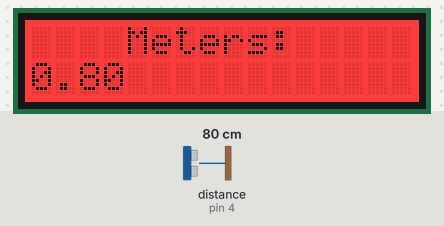
This sketch was run on a simulated Arduino Uno, built with avr-gcc and run on an emulated ATmega328P. Shown: 16×2 character LCD. Wiring (inferred from the names in the program): ultrasonic range finder: trigger pin 3; echo pin 4. Inputs (shaded band) come from the test bench; at power-on: distance to the obstacle (sensor on pin 4) 80 cm. The echo pulse lasts 58.3 µs per cm; what the sketch prints to the serial monitor is not drawn.

Above: at 1.2 s.
1.3 s: distance to the obstacle (sensor on pin 4) set to 120 cm
At 2.9 s:
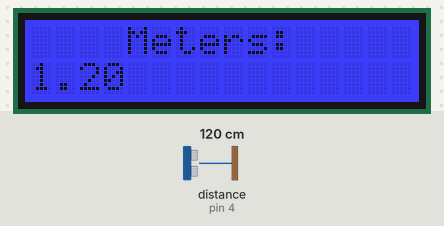
5.0 s: distance to the obstacle (sensor on pin 4) set to 250 cm
At 6.2 s:
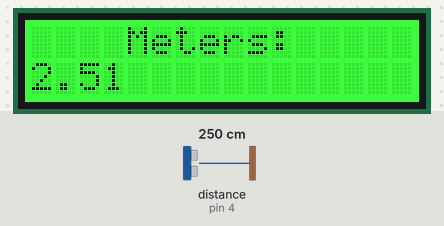
8.2 s: distance to the obstacle (sensor on pin 4) set to 2 cm
At 9.8 s:
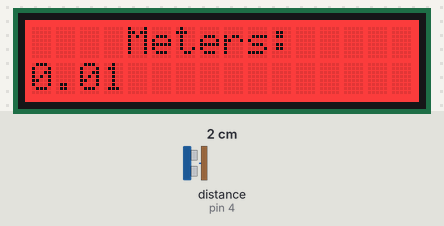
Timing chart, 0 to 11.3 s (numbered marks = the images above; inputs shaded):
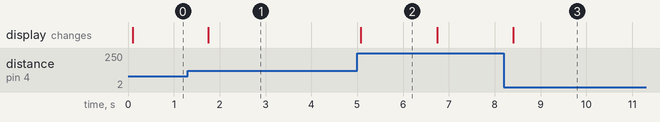

Measured:
- after the input at 1.3 s, the display: changes after 0.45 s (image 1)
- after the input at 5.0 s, the display: changes after 0.08 s (image 2)
- after the input at 8.2 s, the display: changes after 0.20 s (image 3)
- what the display in image 2 shows lasts 1.6 s, from 5.1 s to 6.7 s

The sketch:

distance_display.ino
```cpp
/**
 * The project uses an
 *
 * Arduino Uno
 *
 * Grove Base Shield
 *
 * Grove RGB Backlit LCD Display
 *
 * Hookup the HC-SR04 distance sensor as follows:
 *
 * Arduino digital pin -> HC-SR04 lead
 *
 *      attach pin 2 to vcc
 *      attach pin 5 to GND
 *      attach pin 3 to Trig
 *      attach pin 4 to Echo
 *
 */

#include <Wire.h>
#include "rgb_lcd.h"

rgb_lcd lcd;

const char BLANK_LINE[] = "                ";

void checkDistance(long distance)
{
    if(distance < 0.6)
    {
        // the distance is really really close, show red
        lcd.setRGB(255, 0, 0);
    }
    else if(0.6 <= distance && distance < 1.9)
    {
        // the distance is in the 'heads up' range, show blue
        lcd.setRGB(0, 0, 255);
    }
    else if(1.9 <= distance)
    {
        // the distance is in the 'okay' range, show green
        lcd.setRGB(0, 255, 0);
    }
    else
    {
        // show pink for unrecognized values
        lcd.setRGB(255, 105, 180);
    }
}

void setup()
{
    // initialize serial communication:
    Serial.begin(9600);

    // setup the distance sensor
    pinMode (2,OUTPUT);//attach pin 2 to vcc
    pinMode (5,OUTPUT);//attach pin 5 to GND

    // set up the LCD's number of columns and rows:
    lcd.begin(16, 2);

    // Print a message to the LCD.
    lcd.print("    Meters:");

    lcd.display();
}

void loop()
{
    float distance = readDistanceSensor();

    serialOutput(distance);

    checkDistance(distance);

    updateLcdDisplay(distance);

    delay(800);
}

/**
 * This function take the distance sensor value and converts it to centimeters
 * @param microseconds
 * @return
 */
long microsecondsToCentimeters(long microseconds)
{
    // The speed of sound is 340 m/s or 29 microseconds per centimeter.
    // The ping travels out and back, so to find the distance of the
    // object we take half of the distance travelled.
    return microseconds / 29 / 2;
}

long microsecondsToInches(long microseconds)
{
  // According to Parallax's datasheet for the PING))), there are
  // 73.746 microseconds per inch (i.e. sound travels at 1130 feet per
  // second). This gives the distance travelled by the ping, outbound
  // and return, so we divide by 2 to get the distance of the obstacle.
  // See: http://www.parallax.com/dl/docs/prod/acc/28015-PING-v1.3.pdf
  return microseconds / 74 / 2;
}

float readDistanceSensor()
{
    digitalWrite(2, HIGH);
    // establish variables for duration of the ping,
    // and the distance result in inches and centimeters:
    long duration;
    long cm;

    // The PING))) is triggered by a HIGH pulse of 2 or more microseconds.
    // Give a short LOW pulse beforehand to ensure a clean HIGH pulse:
    pinMode(3, OUTPUT);// attach pin 3 to Trig
    digitalWrite(3, LOW);
    delayMicroseconds(2);
    digitalWrite(3, HIGH);
    delayMicroseconds(5);
    digitalWrite(3, LOW);
    // The same pin is used to read the signal from the PING))): a HIGH
    // pulse whose duration is the time (in microseconds) from the sending
    // of the ping to the reception of its echo off of an object.
    pinMode (4, INPUT);//attach pin 4 to Echo
    duration = pulseIn(4, HIGH);

    // convert the time into a distance
    cm = microsecondsToCentimeters(duration);

    float distance = cm / 100.0f;

    return distance;
}

void serialOutput(float distance)
{
    Serial.print(distance);
    Serial.print("cm");
    Serial.println();
}

/**
 * This function clears out the second row of the LCD display and
 * prints the distance there.
 *
 * @param distance
 */
void updateLcdDisplay(float distance)
{
    // move the cursor to the second row and blank out all characters
    lcd.setCursor(0, 1);
    lcd.print(BLANK_LINE);

    // show the value on the LCD display
    lcd.setCursor(0, 1);
    lcd.print(distance);
}
```
